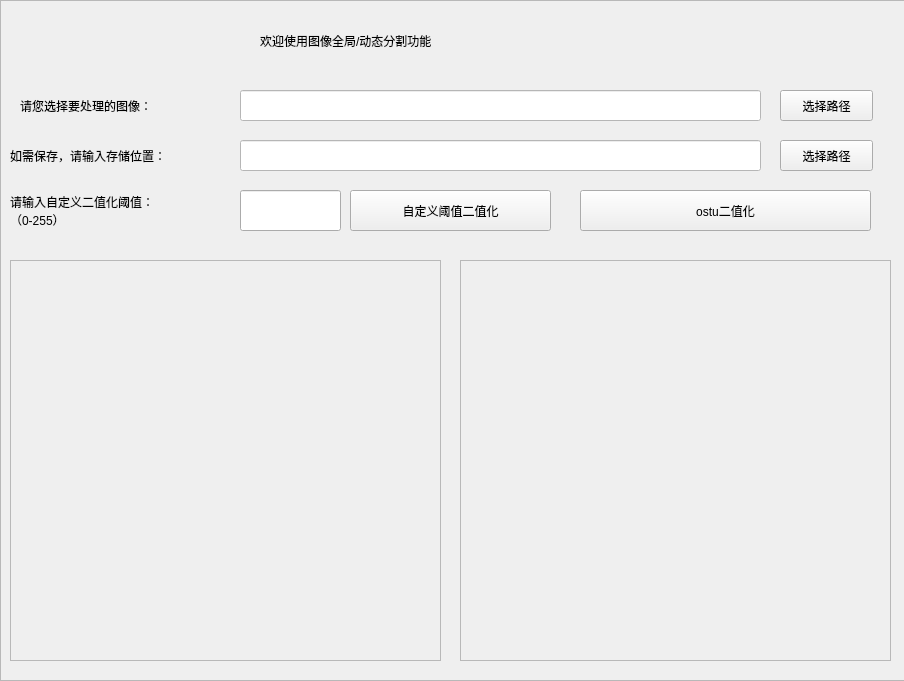
<?xml version="1.0" encoding="UTF-8"?>
<ui version="4.0">
 <class>TwoValueWindow</class>
 <widget class="QWidget" name="TwoValueWindow">
  <property name="geometry">
   <rect>
    <x>0</x>
    <y>0</y>
    <width>904</width>
    <height>681</height>
   </rect>
  </property>
  <property name="windowTitle">
   <string>Form</string>
  </property>
  <property name="styleSheet">
   <string notr="true"/>
  </property>
  <widget class="QPushButton" name="pushButton">
   <property name="geometry">
    <rect>
     <x>780</x>
     <y>90</y>
     <width>93</width>
     <height>31</height>
    </rect>
   </property>
   <property name="text">
    <string>选择路径</string>
   </property>
  </widget>
  <widget class="QLineEdit" name="lineEdit">
   <property name="geometry">
    <rect>
     <x>240</x>
     <y>90</y>
     <width>521</width>
     <height>31</height>
    </rect>
   </property>
   <property name="styleSheet">
    <string notr="true">background-color: rgb(255, 255, 255);</string>
   </property>
  </widget>
  <widget class="QLabel" name="label_3">
   <property name="geometry">
    <rect>
     <x>10</x>
     <y>130</y>
     <width>221</width>
     <height>51</height>
    </rect>
   </property>
   <property name="styleSheet">
    <string notr="true">font: 10pt &quot;Agency FB&quot;;</string>
   </property>
   <property name="text">
    <string>如需保存，请输入存储位置：</string>
   </property>
  </widget>
  <widget class="QLineEdit" name="lineEdit_2">
   <property name="geometry">
    <rect>
     <x>240</x>
     <y>140</y>
     <width>521</width>
     <height>31</height>
    </rect>
   </property>
   <property name="styleSheet">
    <string notr="true">background-color: rgb(255, 255, 255);</string>
   </property>
  </widget>
  <widget class="QPushButton" name="pushButton_2">
   <property name="geometry">
    <rect>
     <x>780</x>
     <y>140</y>
     <width>93</width>
     <height>31</height>
    </rect>
   </property>
   <property name="text">
    <string>选择路径</string>
   </property>
  </widget>
  <widget class="QFrame" name="frame">
   <property name="geometry">
    <rect>
     <x>10</x>
     <y>260</y>
     <width>431</width>
     <height>401</height>
    </rect>
   </property>
   <property name="acceptDrops">
    <bool>false</bool>
   </property>
   <property name="autoFillBackground">
    <bool>false</bool>
   </property>
   <property name="styleSheet">
    <string notr="true">border-image: url(:/images/images/2.jpg);
border-image: url(:/images/images/touming.png);</string>
   </property>
   <property name="frameShape">
    <enum>QFrame::StyledPanel</enum>
   </property>
   <property name="frameShadow">
    <enum>QFrame::Raised</enum>
   </property>
  </widget>
  <widget class="QFrame" name="frame_2">
   <property name="geometry">
    <rect>
     <x>460</x>
     <y>260</y>
     <width>431</width>
     <height>401</height>
    </rect>
   </property>
   <property name="frameShape">
    <enum>QFrame::StyledPanel</enum>
   </property>
   <property name="frameShadow">
    <enum>QFrame::Raised</enum>
   </property>
  </widget>
  <widget class="QLabel" name="label">
   <property name="geometry">
    <rect>
     <x>260</x>
     <y>20</y>
     <width>441</width>
     <height>41</height>
    </rect>
   </property>
   <property name="styleSheet">
    <string notr="true">font: 75 18pt &quot;微软雅黑&quot;;</string>
   </property>
   <property name="text">
    <string>欢迎使用图像全局/动态分割功能</string>
   </property>
  </widget>
  <widget class="QPushButton" name="pushButton_3">
   <property name="geometry">
    <rect>
     <x>580</x>
     <y>190</y>
     <width>291</width>
     <height>41</height>
    </rect>
   </property>
   <property name="text">
    <string>ostu二值化</string>
   </property>
  </widget>
  <widget class="QLabel" name="label_2">
   <property name="geometry">
    <rect>
     <x>20</x>
     <y>90</y>
     <width>201</width>
     <height>31</height>
    </rect>
   </property>
   <property name="styleSheet">
    <string notr="true">font: 10pt &quot;Agency FB&quot;;</string>
   </property>
   <property name="text">
    <string>请您选择要处理的图像：</string>
   </property>
  </widget>
  <widget class="QPushButton" name="pushButton_4">
   <property name="geometry">
    <rect>
     <x>350</x>
     <y>190</y>
     <width>201</width>
     <height>41</height>
    </rect>
   </property>
   <property name="text">
    <string>自定义阈值二值化</string>
   </property>
  </widget>
  <widget class="QLineEdit" name="lineEdit_3">
   <property name="geometry">
    <rect>
     <x>240</x>
     <y>190</y>
     <width>101</width>
     <height>41</height>
    </rect>
   </property>
  </widget>
  <widget class="QLabel" name="label_4">
   <property name="geometry">
    <rect>
     <x>10</x>
     <y>180</y>
     <width>211</width>
     <height>61</height>
    </rect>
   </property>
   <property name="styleSheet">
    <string notr="true">font: 10pt &quot;Agency FB&quot;;</string>
   </property>
   <property name="text">
    <string>请输入自定义二值化阈值：
（0-255）</string>
   </property>
  </widget>
  <widget class="QFrame" name="frame_3">
   <property name="geometry">
    <rect>
     <x>0</x>
     <y>0</y>
     <width>911</width>
     <height>681</height>
    </rect>
   </property>
   <property name="styleSheet">
    <string notr="true">border-image: url(:/images/images/12.jpg);</string>
   </property>
   <property name="frameShape">
    <enum>QFrame::StyledPanel</enum>
   </property>
   <property name="frameShadow">
    <enum>QFrame::Raised</enum>
   </property>
  </widget>
  <zorder>frame_3</zorder>
  <zorder>frame_2</zorder>
  <zorder>pushButton</zorder>
  <zorder>lineEdit</zorder>
  <zorder>label_3</zorder>
  <zorder>lineEdit_2</zorder>
  <zorder>pushButton_2</zorder>
  <zorder>frame</zorder>
  <zorder>label</zorder>
  <zorder>pushButton_3</zorder>
  <zorder>label_2</zorder>
  <zorder>pushButton_4</zorder>
  <zorder>lineEdit_3</zorder>
  <zorder>label_4</zorder>
 </widget>
 <resources>
  <include location="images.qrc"/>
 </resources>
 <connections/>
</ui>
